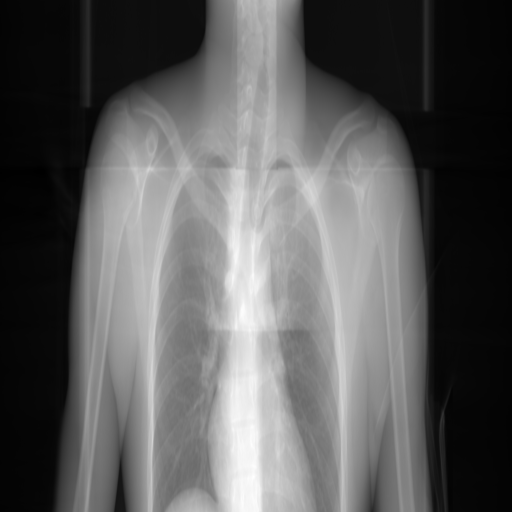
#> input picture viewpoint-estimation-3d - single CT/train-test/train_0.png, 512 x 512 px
$ python bbox.py
#> lines starting #> are read from the running program, lines starting #| are printed output that depends on the picture
import cv2 as cv
import numpy as np

img = cv.imread("train_0.png")
#> img is the input picture: shape (512, 512, 3); min 0, max 255, mean 91.5
image = cv.rectangle(img, (56, 56), (456, 456), (0, 0, 255), 2)
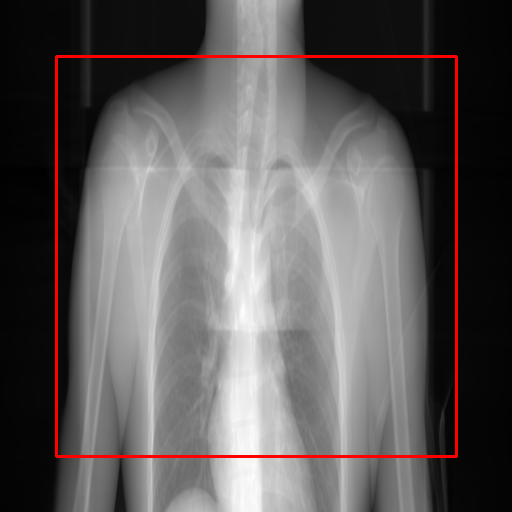
#> image: shape (512, 512, 3); mean B, G, R 90.7, 90.7, 95.3
cv.imshow("image", image)
cv.waitKey(0)
cv.imwrite("train_img.png", image)

$ run again, with viewpoint-estimation-3d - single CT/train-test/test_0.png copied over viewpoint-estimation-3d - single CT/train-test/train_0.png
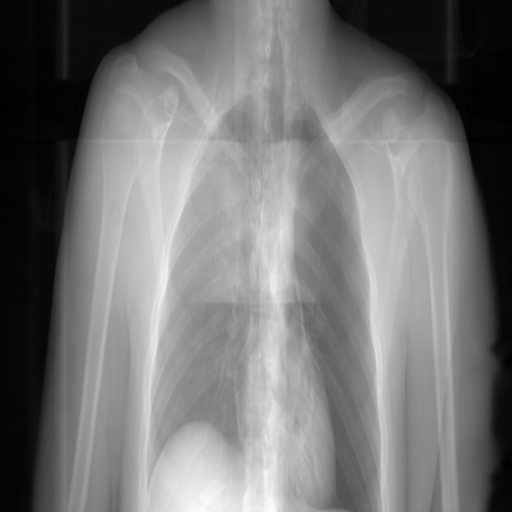
#> input picture viewpoint-estimation-3d - single CT/train-test/test_0.png, 512 x 512 px
#> img is the input picture: shape (512, 512, 3); min 0, max 255, mean 117.4
#> `image = cv.rectangle(img, (56, 56), (456, 456), (0, 0, 255), 2)`:
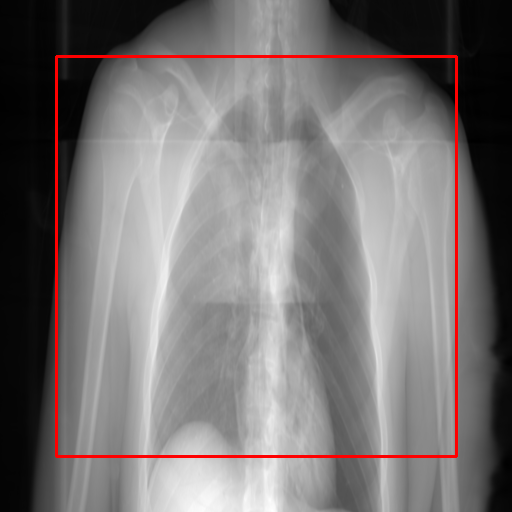
#> image: shape (512, 512, 3); mean B, G, R 115.6, 115.6, 120.2
